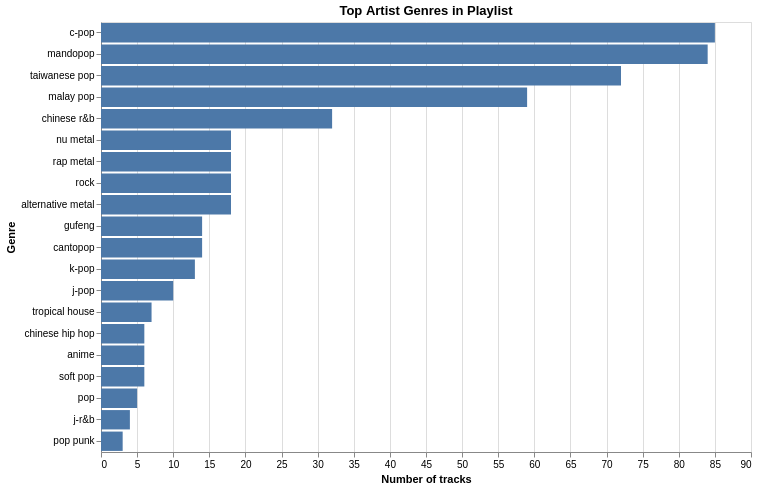

Notebook cell for this chart:
### Code cell
alt.Chart(top_genres).mark_bar().encode(
    x=alt.X("track_count:Q", title="Number of tracks"),
    y=alt.Y("genre:N", sort="-x", title="Genre"),
    tooltip=["genre:N", "track_count:Q"],
).properties(
    title="Top Artist Genres in Playlist",
    width=650,
    height=430,
)

### Figure 1 — Vega-Lite specification as saved in the notebook (floating-point values rounded to 4 significant figures)
{"config": {"view": {"continuousWidth": 300, "continuousHeight": 300}}, "data": {"name": "data-d8bffec840b8220093ecf47aa84faeaa"}, "mark": {"type": "bar"}, "encoding": {"tooltip": [{"field": "genre", "type": "nominal"}, {"field": "track_count", "type": "quantitative"}], "x": {"field": "track_count", "title": "Number of tracks", "type": "quantitative"}, "y": {"field": "genre", "sort": "-x", "title": "Genre", "type": "nominal"}}, "height": 430, "title": "Top Artist Genres in Playlist", "width": 650, "$schema": "https://vega.github.io/schema/vega-lite/v6.1.0.json", "datasets": {"data-d8bffec840b8220093ecf47aa84faeaa": [{"genre": "c-pop", "track_count": 85}, {"genre": "mandopop", "track_count": 84}, {"genre": "taiwanese pop", "track_count": 72}, {"genre": "malay pop", "track_count": 59}, {"genre": "chinese r&b", "track_count": 32}, {"genre": "nu metal", "track_count": 18}, {"genre": "rap metal", "track_count": 18}, {"genre": "rock", "track_count": 18}, {"genre": "alternative metal", "track_count": 18}, {"genre": "gufeng", "track_count": 14}, {"genre": "cantopop", "track_count": 14}, {"genre": "k-pop", "track_count": 13}, {"genre": "j-pop", "track_count": 10}, {"genre": "tropical house", "track_count": 7}, {"genre": "chinese hip hop", "track_count": 6}, {"genre": "anime", "track_count": 6}, {"genre": "soft pop", "track_count": 6}, {"genre": "pop", "track_count": 5}, {"genre": "j-r&b", "track_count": 4}, {"genre": "pop punk", "track_count": 3}]}}
